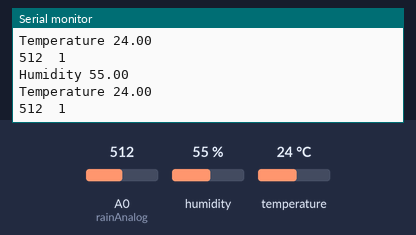
The sketch below on a simulated ESP8266 (NodeMCU). Shown: the last lines printed to the serial monitor. Inputs (shaded band) come from the test bench; at power-on: humidity 55 %, A0 (rainAnalog) = 512, temperature 24 °C. WiFi joins after 1.5 s; servers stay silent unless stated.

Above: at 2.7 s.
2.8 s: humidity set to 22 %
At 4.1 s:
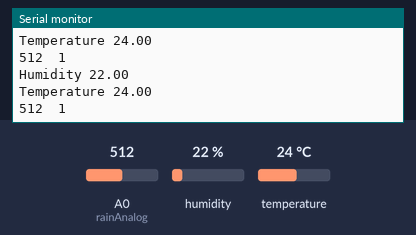
4.3 s: A0 (rainAnalog) set to 716
At 5.4 s:
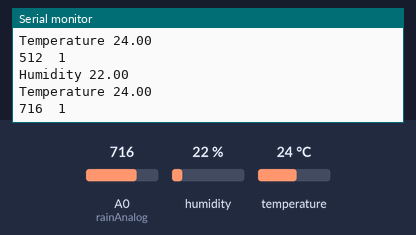
5.8 s: temperature set to 12 °C
7.3 s: A0 (rainAnalog) set to 810
At 8.5 s:
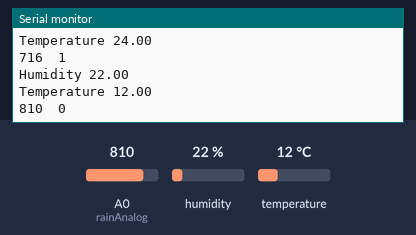
8.8 s: humidity set to 40 %
At 10.5 s:
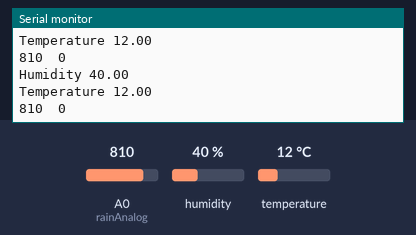
Timing chart, 0 to 11.3 s (numbered marks = the images above; inputs shaded):
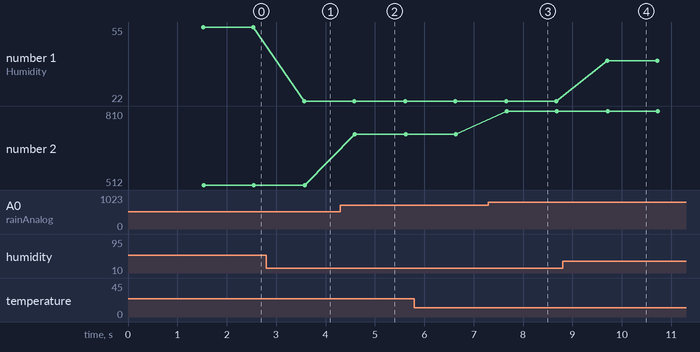

The sketch:

Temperature_and_humidity_monitoring.ino
```cpp
#include "arduino_secrets.h"
/*
  Sketch generated by the Arduino IoT Cloud Thing "Temperature and humidity monitoring"
  https://create.arduino.cc/cloud/things/4202742a-b802-4d86-8f85-2a73394c0797
  Arduino IoT Cloud Variables description
  The following variables are automatically generated and updated when changes are made to the Thing

  CloudRelativeHumidity humidity;
  String msg;
  CloudTemperatureSensor temperature;

 Variables which are marked as READ/WRITE in the Cloud Thing will also have functions   which are called when their values are changed from the Dashboard.
  These functions are generated with the Thing and added at the end of this sketch.
*/

#include "thingProperties.h"
#include "DHT.h"
#define DHTpin 2 // D4 on the nodemcu ESP8266
#define DHTTYPE DHT11
DHT dht(DHTpin,DHTTYPE);

// for the Rain Sensor
#define rainAnalog A0
#define rainDigital D1
boolean bIsRaining;

// for the Gas Sensor
// int Gas_analog = A0;    // used for ESP8266
// int Gas_digital = D1;   // used for ESP8266

void setup() {
  // Initialize serial and wait for port to open:
  Serial.begin(9600);
  // This delay gives the chance to wait for a Serial Monitor without blocking if none is found
  delay(1500);

  // Defined in thingProperties.h
  initProperties();

  // Connect to Arduino IoT Cloud
  ArduinoCloud.begin(ArduinoIoTPreferredConnection);

  /*
     The following function allows you to obtain more information
     related to the state of network and IoT Cloud connection and errors
     the higher number the more granular information you’ll get.
     The default is 0 (only errors).
     Maximum is 4
 */
  setDebugMessageLevel(2);
  ArduinoCloud.printDebugInfo();

  // for the Rain Sensor
  pinMode(rainDigital,INPUT);

  // for the Gas Sensor
  // pinMode(Gas_digital, INPUT);
}

void loop() {
  ArduinoCloud.update();
  // Your code here
  dht_sensor_getdata();

  // for the Rain Sensor
  rain_sensor_getdata();

  // for the Gas Sensor
  // gas_sensor_getdata();
}

void onHumidityChange() {
  // Do something

}

void onMsgChange() {
  // Do something
}
 void dht_sensor_getdata() {
    float hm= dht.readHumidity();
    Serial.print("Humidity ");
    Serial.println(hm);
    float temp=dht.readTemperature();
    Serial.print("Temperature ");
    Serial.println(temp);
    humidity=hm;
    temperature=temp;
    //msg="Temperature = " + String (temperature)+"  Humidity = " + String(humidity);
}

// for the Rain Sensor

  void rain_sensor_getdata() {
  int threshold = 800;
  // digitalWrite(sensorPower, HIGH);  // Turn the sensor ON
  delay(10);              // Allow power to settle
  int rainAnalogVal = analogRead(rainAnalog);

  if(rainAnalogVal < threshold) {
    bIsRaining = true;
    msg="It is raining!!!";
  }
  else {
    bIsRaining = false;
    msg="It is not raining!";
  }
  // digitalWrite(sensorPower, LOW);    // Turn the sensor OFF

  Serial.print(rainAnalogVal);
  Serial.print("\t");
  Serial.println(bIsRaining);
  delay(1000);

  analog_rain=rainAnalogVal;
  // digital_rain=rainDigitalVal;
  // digital_rain=bIsRaining;
}

/*
// for the Gas Sensor
void gas_sensor_getdata() {
  int gassensorAnalog = analogRead(Gas_analog);
  int gassensorDigital = digitalRead(Gas_digital);

  Serial.print("Gas Sensor: ");
  Serial.print(gassensorAnalog);
  Serial.print("\t");
  Serial.print("Gas Class: ");
  Serial.print(gassensorDigital);
  Serial.print("\t");
  Serial.print("\t");

  if (gassensorAnalog > 1000) {
    Serial.println("Gas");
    msg="Gas detected!!!";
  }
  else {
    Serial.println("No Gas");
    msg="No Gas detected!";
  }
  analog_gas=gassensorAnalog;
  delay(1000);
}*/
/*
  Since AnalogRain is READ_WRITE variable, onAnalogRainChange() is
  executed every time a new value is received from IoT Cloud.
*/
void onAnalogRainChange()  {
  // Add your code here to act upon AnalogRain change
}
/*
  Since DigitalRain is READ_WRITE variable, onDigitalRainChange() is
  executed every time a new value is received from IoT Cloud.
*/
void onDigitalRainChange()  {
  // Add your code here to act upon DigitalRain change
}
void onGassensorAnalogChange()  {
  // Add your code here to act upon DigitalRain change
}
/*
  Since AnalogGas is READ_WRITE variable, onAnalogGasChange() is
  executed every time a new value is received from IoT Cloud.
*/
void onAnalogGasChange()  {
  // Add your code here to act upon AnalogGas change
}
```

arduino_secrets.h
```cpp
#define SECRET_SSID ""
#define SECRET_OPTIONAL_PASS ""
#define SECRET_DEVICE_KEY ""
```

thingProperties.h
```cpp
// Code generated by Arduino IoT Cloud, DO NOT EDIT.

#include <ArduinoIoTCloud.h>
#include <Arduino_ConnectionHandler.h>

const char DEVICE_LOGIN_NAME[]  = "fc90aa83-2838-41cb-81c7-3ab25a4f9359";

const char SSID[]               = SECRET_SSID;    // Network SSID (name)
const char PASS[]               = SECRET_OPTIONAL_PASS;    // Network password (use for WPA, or use as key for WEP)
const char DEVICE_KEY[]  = SECRET_DEVICE_KEY;    // Secret device password

void onMsgChange();
void onAnalogGasChange();
void onAnalogRainChange();
void onHumidityChange();

String msg;
CloudTemperatureSensor temperature;
int analog_gas;
int analog_rain;
CloudRelativeHumidity humidity;

void initProperties(){

  ArduinoCloud.setBoardId(DEVICE_LOGIN_NAME);
  ArduinoCloud.setSecretDeviceKey(DEVICE_KEY);
  ArduinoCloud.addProperty(msg, READWRITE, ON_CHANGE, onMsgChange);
  ArduinoCloud.addProperty(temperature, READ, ON_CHANGE, NULL);
  ArduinoCloud.addProperty(analog_gas, READWRITE, ON_CHANGE, onAnalogGasChange);
  ArduinoCloud.addProperty(analog_rain, READWRITE, ON_CHANGE, onAnalogRainChange);
  ArduinoCloud.addProperty(humidity, READWRITE, ON_CHANGE, onHumidityChange);

}

WiFiConnectionHandler ArduinoIoTPreferredConnection(SSID, PASS);
```

Measured:
- after the input at 2.8 s, the serial monitor: prints a new line after 0.77 s (image 1)
- after the input at 4.3 s, the serial monitor: prints a new line after 0.29 s (image 2)
- after the input at 7.3 s, the serial monitor: prints a new line after 0.37 s (image 3)
- after the input at 8.8 s, the serial monitor: prints a new line after 0.91 s (image 4)
- plotted number 1: 55 → 22 after the input at 2.8 s, 22 → 40 after the input at 8.8 s
- plotted number 2: 512 → 716 after the input at 4.3 s, 716 → 810 after the input at 7.3 s
